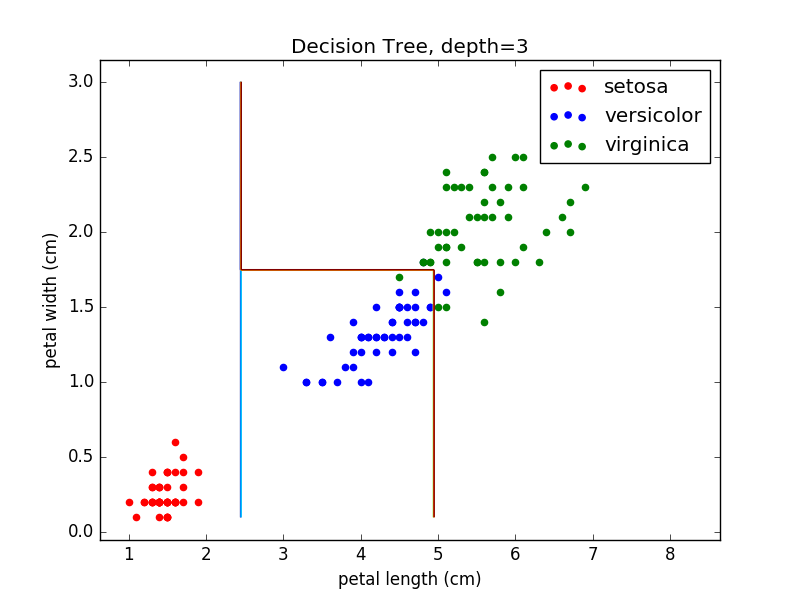

Source code (Python):
#Copyright (C) 2016 Daisuke Hashimoto. All Rights Reserved.
import numpy as np
import matplotlib.pyplot as plt
from sklearn import tree
from sklearn import cross_validation
from sklearn import grid_search
from sklearn import datasets
import time

if __name__ == '__main__':
	_data = datasets.load_iris()
	_X = _data.data[:,2:4]
	_y = _data.target
	_X_names = _data.feature_names[2:4]
	_y_names = _data.target_names
	print 'X:', _X.shape
	print 'y:', _y.shape
	print 'number of points of dataset:', _X.shape[0]
	print 'number of dimension:', _X.shape[1]
	
	_time_start = time.time()
	_depth = range(1,21)
	_param_grid = {'max_depth':_depth}
	_kfold = cross_validation.KFold(len(_X), n_folds=10)
	_grid = grid_search.GridSearchCV(tree.DecisionTreeClassifier(), param_grid=_param_grid, cv=_kfold, verbose=2, n_jobs=4)
	_grid.fit(_X, _y)
	print 'Best Score='+str(_grid.best_score_)+', Best Parm='+str(_grid.best_params_)
	_depth_maxAccuracy = _grid.best_params_['max_depth']
	_model = _grid.best_estimator_ 
	_time_end = time.time()
	print 'time for learning', (_time_end-_time_start)

	_num_of_graph = len(_X_names) * (len(_X_names) -1) /2
	_num_of_col_graph = 3
	_num_of_row_graph = (_num_of_graph+_num_of_col_graph-1)/_num_of_col_graph
	_index = 1
	_colors = ['red', 'blue', 'green']
	for _y_axis in range(1,len(_X_names)):
		for _x_axis in range(_y_axis):
			#plt.subplot(_num_of_row_graph, _num_of_col_graph, _index)
			for _label_index in range(len(_y_names)):
				plt.scatter(_X[_y==_label_index, _x_axis], _X[_y==_label_index, _y_axis], label=_y_names[_label_index], color=_colors[_label_index])
			_xp = np.linspace(min(_X[:, _x_axis]), max(_X[:, _x_axis])*1.2,500)
			_yp = np.linspace(min(_X[:, _y_axis]), max(_X[:, _y_axis])*1.2,500)
			_Xmg, _Ymg = np.meshgrid(_xp, _yp)
			_XX = np.hstack( ( _Xmg.ravel().reshape(-1,1), _Ymg.ravel().reshape(-1,1) ) )
			_Z = _model.predict(_XX)
			_Z = _Z.reshape(_Xmg.shape)
			plt.contour(_Xmg, _Ymg, _Z, label='DB')
			plt.xlabel(_X_names[_x_axis])
			plt.ylabel(_X_names[_y_axis])
			plt.title('Decision Tree, depth='+str(_depth_maxAccuracy))
			plt.legend()
			_index = _index + 1
	plt.show()
